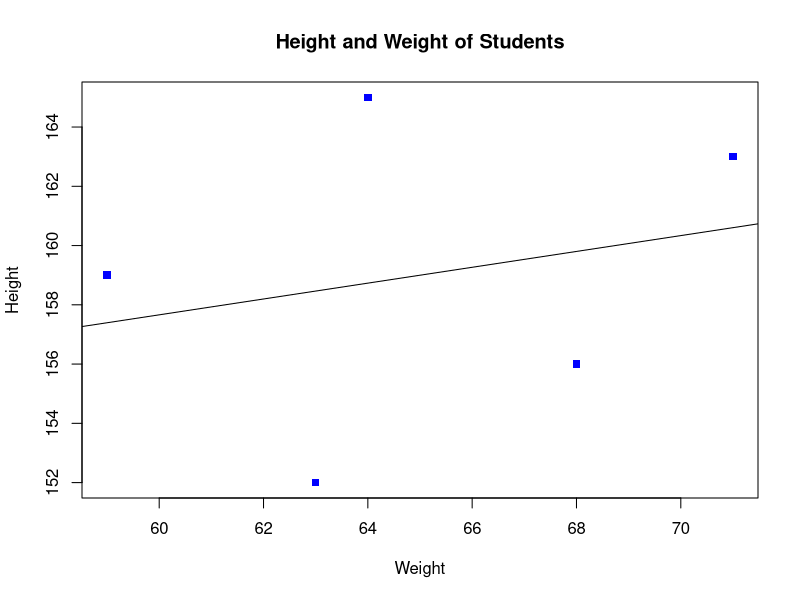

R code for this plot:
X<-c(152,156,159,163,165)
Y<-c(63,68,59,71,64)
X
Y
relationYX<-lm(Y~X)
print(relationYX)

relationXY<-lm(X~Y)
print(relationXY)

summaryXY=summary(relationXY)
print(summaryXY)

summaryYX=summary(relationYX)
print(summaryYX)

 print(summaryYX)

a=data.frame(X=173)
result=predict(relationYX,a)
print(paste("Weight of the student when Height=173 is ",result," kg"))
b=data.frame(Y=70)
result1=predict(relationXY,b)

print(paste("Height of the student when weight=70 is ",result1," cm"))
plot(Y,X,col="blue",main="Height and Weight of Students",xlab="Weight",ylab="Height",pch=15,abline(lm(X~Y)))